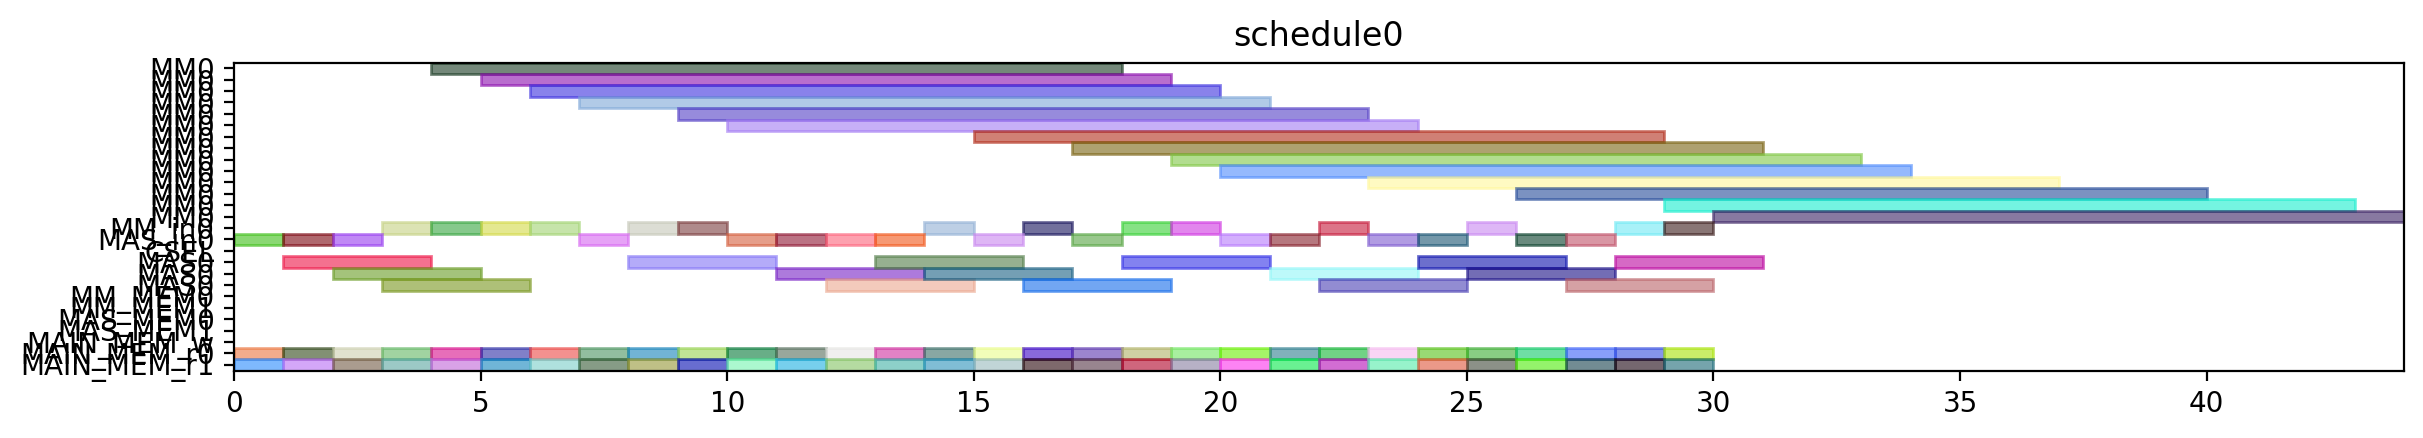

Reproduce this figure in Python.
from pyschedule import Scenario, solvers, plotters, alt


def solve():
	horizon = 120
	S = Scenario("schedule0", horizon=horizon)

	# resource
	MM = S.Resources('MM', num=1, size=14)
	MM_in = S.Resources('MM_in', num=1)
	MAS_in = S.Resources('MAS_in', num=1)
	CSEL = S.Resource('CSEL')
	MAS = S.Resources('MAS', num=1, size=3, periods=range(1, horizon))
	MM_MEM = S.Resources('MM_MEM', num=2)
	MAS_MEM = S.Resources('MAS_MEM', num=2)
	MAIN_MEM_w = S.Resource('MAIN_MEM_w', size=1)
	MAIN_MEM_r = S.Resources('MAIN_MEM_r', num=2)

	# result of previous scheduling

	# new tasks
	t1_t0 = S.Task('t1_t0', length=14, delay_cost=1)
	t1_t0 += alt(MM)
	t1_t0_in = S.Task('t1_t0_in', length=1, delay_cost=1)
	t1_t0_in += alt(MM_in)
	S += t1_t0_in*MM_in[0]<=t1_t0*MM[0]
	t1_t0_mem0 = S.Task('t1_t0_mem0', length=1, delay_cost=1)
	t1_t0_mem0 += MAIN_MEM_r[0]
	S += t1_t0_mem0 <= t1_t0

	t1_t0_mem1 = S.Task('t1_t0_mem1', length=1, delay_cost=1)
	t1_t0_mem1 += MAIN_MEM_r[1]
	S += t1_t0_mem1 <= t1_t0

	t1_t1 = S.Task('t1_t1', length=14, delay_cost=1)
	t1_t1 += alt(MM)
	t1_t1_in = S.Task('t1_t1_in', length=1, delay_cost=1)
	t1_t1_in += alt(MM_in)
	S += t1_t1_in*MM_in[0]<=t1_t1*MM[0]
	t1_t1_mem0 = S.Task('t1_t1_mem0', length=1, delay_cost=1)
	t1_t1_mem0 += MAIN_MEM_r[0]
	S += t1_t1_mem0 <= t1_t1

	t1_t1_mem1 = S.Task('t1_t1_mem1', length=1, delay_cost=1)
	t1_t1_mem1 += MAIN_MEM_r[1]
	S += t1_t1_mem1 <= t1_t1

	t1_t2 = S.Task('t1_t2', length=3, delay_cost=1)
	t1_t2 += alt(MAS)
	t1_t2_in = S.Task('t1_t2_in', length=1, delay_cost=1)
	t1_t2_in += alt(MAS_in)
	S += t1_t2_in*MAS_in[0]<=t1_t2*MAS[0]

	t1_t2_mem0 = S.Task('t1_t2_mem0', length=1, delay_cost=1)
	t1_t2_mem0 += MAIN_MEM_r[0]
	S += t1_t2_mem0 <= t1_t2

	t1_t2_mem1 = S.Task('t1_t2_mem1', length=1, delay_cost=1)
	t1_t2_mem1 += MAIN_MEM_r[1]
	S += t1_t2_mem1 <= t1_t2

	t1_t3 = S.Task('t1_t3', length=3, delay_cost=1)
	t1_t3 += alt(MAS)
	t1_t3_in = S.Task('t1_t3_in', length=1, delay_cost=1)
	t1_t3_in += alt(MAS_in)
	S += t1_t3_in*MAS_in[0]<=t1_t3*MAS[0]

	t1_t3_mem0 = S.Task('t1_t3_mem0', length=1, delay_cost=1)
	t1_t3_mem0 += MAIN_MEM_r[0]
	S += t1_t3_mem0 <= t1_t3

	t1_t3_mem1 = S.Task('t1_t3_mem1', length=1, delay_cost=1)
	t1_t3_mem1 += MAIN_MEM_r[1]
	S += t1_t3_mem1 <= t1_t3

	t2_t0 = S.Task('t2_t0', length=14, delay_cost=1)
	t2_t0 += alt(MM)
	t2_t0_in = S.Task('t2_t0_in', length=1, delay_cost=1)
	t2_t0_in += alt(MM_in)
	S += t2_t0_in*MM_in[0]<=t2_t0*MM[0]
	t2_t0_mem0 = S.Task('t2_t0_mem0', length=1, delay_cost=1)
	t2_t0_mem0 += MAIN_MEM_r[0]
	S += t2_t0_mem0 <= t2_t0

	t2_t0_mem1 = S.Task('t2_t0_mem1', length=1, delay_cost=1)
	t2_t0_mem1 += MAIN_MEM_r[1]
	S += t2_t0_mem1 <= t2_t0

	t2_t1 = S.Task('t2_t1', length=14, delay_cost=1)
	t2_t1 += alt(MM)
	t2_t1_in = S.Task('t2_t1_in', length=1, delay_cost=1)
	t2_t1_in += alt(MM_in)
	S += t2_t1_in*MM_in[0]<=t2_t1*MM[0]
	t2_t1_mem0 = S.Task('t2_t1_mem0', length=1, delay_cost=1)
	t2_t1_mem0 += MAIN_MEM_r[0]
	S += t2_t1_mem0 <= t2_t1

	t2_t1_mem1 = S.Task('t2_t1_mem1', length=1, delay_cost=1)
	t2_t1_mem1 += MAIN_MEM_r[1]
	S += t2_t1_mem1 <= t2_t1

	t2_t2 = S.Task('t2_t2', length=3, delay_cost=1)
	t2_t2 += alt(MAS)
	t2_t2_in = S.Task('t2_t2_in', length=1, delay_cost=1)
	t2_t2_in += alt(MAS_in)
	S += t2_t2_in*MAS_in[0]<=t2_t2*MAS[0]

	t2_t2_mem0 = S.Task('t2_t2_mem0', length=1, delay_cost=1)
	t2_t2_mem0 += MAIN_MEM_r[0]
	S += t2_t2_mem0 <= t2_t2

	t2_t2_mem1 = S.Task('t2_t2_mem1', length=1, delay_cost=1)
	t2_t2_mem1 += MAIN_MEM_r[1]
	S += t2_t2_mem1 <= t2_t2

	t2_t3 = S.Task('t2_t3', length=3, delay_cost=1)
	t2_t3 += alt(MAS)
	t2_t3_in = S.Task('t2_t3_in', length=1, delay_cost=1)
	t2_t3_in += alt(MAS_in)
	S += t2_t3_in*MAS_in[0]<=t2_t3*MAS[0]

	t2_t3_mem0 = S.Task('t2_t3_mem0', length=1, delay_cost=1)
	t2_t3_mem0 += MAIN_MEM_r[0]
	S += t2_t3_mem0 <= t2_t3

	t2_t3_mem1 = S.Task('t2_t3_mem1', length=1, delay_cost=1)
	t2_t3_mem1 += MAIN_MEM_r[1]
	S += t2_t3_mem1 <= t2_t3

	t0_t0 = S.Task('t0_t0', length=14, delay_cost=1)
	t0_t0 += alt(MM)
	t0_t0_in = S.Task('t0_t0_in', length=1, delay_cost=1)
	t0_t0_in += alt(MM_in)
	S += t0_t0_in*MM_in[0]<=t0_t0*MM[0]
	t0_t0_mem0 = S.Task('t0_t0_mem0', length=1, delay_cost=1)
	t0_t0_mem0 += MAIN_MEM_r[0]
	S += t0_t0_mem0 <= t0_t0

	t0_t0_mem1 = S.Task('t0_t0_mem1', length=1, delay_cost=1)
	t0_t0_mem1 += MAIN_MEM_r[1]
	S += t0_t0_mem1 <= t0_t0

	t0_t1 = S.Task('t0_t1', length=14, delay_cost=1)
	t0_t1 += alt(MM)
	t0_t1_in = S.Task('t0_t1_in', length=1, delay_cost=1)
	t0_t1_in += alt(MM_in)
	S += t0_t1_in*MM_in[0]<=t0_t1*MM[0]
	t0_t1_mem0 = S.Task('t0_t1_mem0', length=1, delay_cost=1)
	t0_t1_mem0 += MAIN_MEM_r[0]
	S += t0_t1_mem0 <= t0_t1

	t0_t1_mem1 = S.Task('t0_t1_mem1', length=1, delay_cost=1)
	t0_t1_mem1 += MAIN_MEM_r[1]
	S += t0_t1_mem1 <= t0_t1

	t0_t2 = S.Task('t0_t2', length=3, delay_cost=1)
	t0_t2 += alt(MAS)
	t0_t2_in = S.Task('t0_t2_in', length=1, delay_cost=1)
	t0_t2_in += alt(MAS_in)
	S += t0_t2_in*MAS_in[0]<=t0_t2*MAS[0]

	t0_t2_mem0 = S.Task('t0_t2_mem0', length=1, delay_cost=1)
	t0_t2_mem0 += MAIN_MEM_r[0]
	S += t0_t2_mem0 <= t0_t2

	t0_t2_mem1 = S.Task('t0_t2_mem1', length=1, delay_cost=1)
	t0_t2_mem1 += MAIN_MEM_r[1]
	S += t0_t2_mem1 <= t0_t2

	t0_t3 = S.Task('t0_t3', length=3, delay_cost=1)
	t0_t3 += alt(MAS)
	t0_t3_in = S.Task('t0_t3_in', length=1, delay_cost=1)
	t0_t3_in += alt(MAS_in)
	S += t0_t3_in*MAS_in[0]<=t0_t3*MAS[0]

	t0_t3_mem0 = S.Task('t0_t3_mem0', length=1, delay_cost=1)
	t0_t3_mem0 += MAIN_MEM_r[0]
	S += t0_t3_mem0 <= t0_t3

	t0_t3_mem1 = S.Task('t0_t3_mem1', length=1, delay_cost=1)
	t0_t3_mem1 += MAIN_MEM_r[1]
	S += t0_t3_mem1 <= t0_t3

	t4_t0_t0 = S.Task('t4_t0_t0', length=14, delay_cost=1)
	t4_t0_t0 += alt(MM)
	t4_t0_t0_in = S.Task('t4_t0_t0_in', length=1, delay_cost=1)
	t4_t0_t0_in += alt(MM_in)
	S += t4_t0_t0_in*MM_in[0]<=t4_t0_t0*MM[0]
	t4_t0_t0_mem0 = S.Task('t4_t0_t0_mem0', length=1, delay_cost=1)
	t4_t0_t0_mem0 += MAIN_MEM_r[0]
	S += t4_t0_t0_mem0 <= t4_t0_t0

	t4_t0_t0_mem1 = S.Task('t4_t0_t0_mem1', length=1, delay_cost=1)
	t4_t0_t0_mem1 += MAIN_MEM_r[1]
	S += t4_t0_t0_mem1 <= t4_t0_t0

	t4_t0_t1 = S.Task('t4_t0_t1', length=14, delay_cost=1)
	t4_t0_t1 += alt(MM)
	t4_t0_t1_in = S.Task('t4_t0_t1_in', length=1, delay_cost=1)
	t4_t0_t1_in += alt(MM_in)
	S += t4_t0_t1_in*MM_in[0]<=t4_t0_t1*MM[0]
	t4_t0_t1_mem0 = S.Task('t4_t0_t1_mem0', length=1, delay_cost=1)
	t4_t0_t1_mem0 += MAIN_MEM_r[0]
	S += t4_t0_t1_mem0 <= t4_t0_t1

	t4_t0_t1_mem1 = S.Task('t4_t0_t1_mem1', length=1, delay_cost=1)
	t4_t0_t1_mem1 += MAIN_MEM_r[1]
	S += t4_t0_t1_mem1 <= t4_t0_t1

	t4_t0_t2 = S.Task('t4_t0_t2', length=3, delay_cost=1)
	t4_t0_t2 += alt(MAS)
	t4_t0_t2_in = S.Task('t4_t0_t2_in', length=1, delay_cost=1)
	t4_t0_t2_in += alt(MAS_in)
	S += t4_t0_t2_in*MAS_in[0]<=t4_t0_t2*MAS[0]

	t4_t0_t2_mem0 = S.Task('t4_t0_t2_mem0', length=1, delay_cost=1)
	t4_t0_t2_mem0 += MAIN_MEM_r[0]
	S += t4_t0_t2_mem0 <= t4_t0_t2

	t4_t0_t2_mem1 = S.Task('t4_t0_t2_mem1', length=1, delay_cost=1)
	t4_t0_t2_mem1 += MAIN_MEM_r[1]
	S += t4_t0_t2_mem1 <= t4_t0_t2

	t4_t0_t3 = S.Task('t4_t0_t3', length=3, delay_cost=1)
	t4_t0_t3 += alt(MAS)
	t4_t0_t3_in = S.Task('t4_t0_t3_in', length=1, delay_cost=1)
	t4_t0_t3_in += alt(MAS_in)
	S += t4_t0_t3_in*MAS_in[0]<=t4_t0_t3*MAS[0]

	t4_t0_t3_mem0 = S.Task('t4_t0_t3_mem0', length=1, delay_cost=1)
	t4_t0_t3_mem0 += MAIN_MEM_r[0]
	S += t4_t0_t3_mem0 <= t4_t0_t3

	t4_t0_t3_mem1 = S.Task('t4_t0_t3_mem1', length=1, delay_cost=1)
	t4_t0_t3_mem1 += MAIN_MEM_r[1]
	S += t4_t0_t3_mem1 <= t4_t0_t3

	t4_t1_t0 = S.Task('t4_t1_t0', length=14, delay_cost=1)
	t4_t1_t0 += alt(MM)
	t4_t1_t0_in = S.Task('t4_t1_t0_in', length=1, delay_cost=1)
	t4_t1_t0_in += alt(MM_in)
	S += t4_t1_t0_in*MM_in[0]<=t4_t1_t0*MM[0]
	t4_t1_t0_mem0 = S.Task('t4_t1_t0_mem0', length=1, delay_cost=1)
	t4_t1_t0_mem0 += MAIN_MEM_r[0]
	S += t4_t1_t0_mem0 <= t4_t1_t0

	t4_t1_t0_mem1 = S.Task('t4_t1_t0_mem1', length=1, delay_cost=1)
	t4_t1_t0_mem1 += MAIN_MEM_r[1]
	S += t4_t1_t0_mem1 <= t4_t1_t0

	t4_t1_t1 = S.Task('t4_t1_t1', length=14, delay_cost=1)
	t4_t1_t1 += alt(MM)
	t4_t1_t1_in = S.Task('t4_t1_t1_in', length=1, delay_cost=1)
	t4_t1_t1_in += alt(MM_in)
	S += t4_t1_t1_in*MM_in[0]<=t4_t1_t1*MM[0]
	t4_t1_t1_mem0 = S.Task('t4_t1_t1_mem0', length=1, delay_cost=1)
	t4_t1_t1_mem0 += MAIN_MEM_r[0]
	S += t4_t1_t1_mem0 <= t4_t1_t1

	t4_t1_t1_mem1 = S.Task('t4_t1_t1_mem1', length=1, delay_cost=1)
	t4_t1_t1_mem1 += MAIN_MEM_r[1]
	S += t4_t1_t1_mem1 <= t4_t1_t1

	t4_t1_t2 = S.Task('t4_t1_t2', length=3, delay_cost=1)
	t4_t1_t2 += alt(MAS)
	t4_t1_t2_in = S.Task('t4_t1_t2_in', length=1, delay_cost=1)
	t4_t1_t2_in += alt(MAS_in)
	S += t4_t1_t2_in*MAS_in[0]<=t4_t1_t2*MAS[0]

	t4_t1_t2_mem0 = S.Task('t4_t1_t2_mem0', length=1, delay_cost=1)
	t4_t1_t2_mem0 += MAIN_MEM_r[0]
	S += t4_t1_t2_mem0 <= t4_t1_t2

	t4_t1_t2_mem1 = S.Task('t4_t1_t2_mem1', length=1, delay_cost=1)
	t4_t1_t2_mem1 += MAIN_MEM_r[1]
	S += t4_t1_t2_mem1 <= t4_t1_t2

	t4_t1_t3 = S.Task('t4_t1_t3', length=3, delay_cost=1)
	t4_t1_t3 += alt(MAS)
	t4_t1_t3_in = S.Task('t4_t1_t3_in', length=1, delay_cost=1)
	t4_t1_t3_in += alt(MAS_in)
	S += t4_t1_t3_in*MAS_in[0]<=t4_t1_t3*MAS[0]

	t4_t1_t3_mem0 = S.Task('t4_t1_t3_mem0', length=1, delay_cost=1)
	t4_t1_t3_mem0 += MAIN_MEM_r[0]
	S += t4_t1_t3_mem0 <= t4_t1_t3

	t4_t1_t3_mem1 = S.Task('t4_t1_t3_mem1', length=1, delay_cost=1)
	t4_t1_t3_mem1 += MAIN_MEM_r[1]
	S += t4_t1_t3_mem1 <= t4_t1_t3

	t4_t2_t0 = S.Task('t4_t2_t0', length=14, delay_cost=1)
	t4_t2_t0 += alt(MM)
	t4_t2_t0_in = S.Task('t4_t2_t0_in', length=1, delay_cost=1)
	t4_t2_t0_in += alt(MM_in)
	S += t4_t2_t0_in*MM_in[0]<=t4_t2_t0*MM[0]
	t4_t2_t0_mem0 = S.Task('t4_t2_t0_mem0', length=1, delay_cost=1)
	t4_t2_t0_mem0 += MAIN_MEM_r[0]
	S += t4_t2_t0_mem0 <= t4_t2_t0

	t4_t2_t0_mem1 = S.Task('t4_t2_t0_mem1', length=1, delay_cost=1)
	t4_t2_t0_mem1 += MAIN_MEM_r[1]
	S += t4_t2_t0_mem1 <= t4_t2_t0

	t4_t2_t1 = S.Task('t4_t2_t1', length=14, delay_cost=1)
	t4_t2_t1 += alt(MM)
	t4_t2_t1_in = S.Task('t4_t2_t1_in', length=1, delay_cost=1)
	t4_t2_t1_in += alt(MM_in)
	S += t4_t2_t1_in*MM_in[0]<=t4_t2_t1*MM[0]
	t4_t2_t1_mem0 = S.Task('t4_t2_t1_mem0', length=1, delay_cost=1)
	t4_t2_t1_mem0 += MAIN_MEM_r[0]
	S += t4_t2_t1_mem0 <= t4_t2_t1

	t4_t2_t1_mem1 = S.Task('t4_t2_t1_mem1', length=1, delay_cost=1)
	t4_t2_t1_mem1 += MAIN_MEM_r[1]
	S += t4_t2_t1_mem1 <= t4_t2_t1

	t4_t2_t2 = S.Task('t4_t2_t2', length=3, delay_cost=1)
	t4_t2_t2 += alt(MAS)
	t4_t2_t2_in = S.Task('t4_t2_t2_in', length=1, delay_cost=1)
	t4_t2_t2_in += alt(MAS_in)
	S += t4_t2_t2_in*MAS_in[0]<=t4_t2_t2*MAS[0]

	t4_t2_t2_mem0 = S.Task('t4_t2_t2_mem0', length=1, delay_cost=1)
	t4_t2_t2_mem0 += MAIN_MEM_r[0]
	S += t4_t2_t2_mem0 <= t4_t2_t2

	t4_t2_t2_mem1 = S.Task('t4_t2_t2_mem1', length=1, delay_cost=1)
	t4_t2_t2_mem1 += MAIN_MEM_r[1]
	S += t4_t2_t2_mem1 <= t4_t2_t2

	t4_t2_t3 = S.Task('t4_t2_t3', length=3, delay_cost=1)
	t4_t2_t3 += alt(MAS)
	t4_t2_t3_in = S.Task('t4_t2_t3_in', length=1, delay_cost=1)
	t4_t2_t3_in += alt(MAS_in)
	S += t4_t2_t3_in*MAS_in[0]<=t4_t2_t3*MAS[0]

	t4_t2_t3_mem0 = S.Task('t4_t2_t3_mem0', length=1, delay_cost=1)
	t4_t2_t3_mem0 += MAIN_MEM_r[0]
	S += t4_t2_t3_mem0 <= t4_t2_t3

	t4_t2_t3_mem1 = S.Task('t4_t2_t3_mem1', length=1, delay_cost=1)
	t4_t2_t3_mem1 += MAIN_MEM_r[1]
	S += t4_t2_t3_mem1 <= t4_t2_t3

	t4_t40 = S.Task('t4_t40', length=3, delay_cost=1)
	t4_t40 += alt(MAS)
	t4_t40_in = S.Task('t4_t40_in', length=1, delay_cost=1)
	t4_t40_in += alt(MAS_in)
	S += t4_t40_in*MAS_in[0]<=t4_t40*MAS[0]

	t4_t40_mem0 = S.Task('t4_t40_mem0', length=1, delay_cost=1)
	t4_t40_mem0 += MAIN_MEM_r[0]
	S += t4_t40_mem0 <= t4_t40

	t4_t40_mem1 = S.Task('t4_t40_mem1', length=1, delay_cost=1)
	t4_t40_mem1 += MAIN_MEM_r[1]
	S += t4_t40_mem1 <= t4_t40

	t4_t41 = S.Task('t4_t41', length=3, delay_cost=1)
	t4_t41 += alt(MAS)
	t4_t41_in = S.Task('t4_t41_in', length=1, delay_cost=1)
	t4_t41_in += alt(MAS_in)
	S += t4_t41_in*MAS_in[0]<=t4_t41*MAS[0]

	t4_t41_mem0 = S.Task('t4_t41_mem0', length=1, delay_cost=1)
	t4_t41_mem0 += MAIN_MEM_r[0]
	S += t4_t41_mem0 <= t4_t41

	t4_t41_mem1 = S.Task('t4_t41_mem1', length=1, delay_cost=1)
	t4_t41_mem1 += MAIN_MEM_r[1]
	S += t4_t41_mem1 <= t4_t41

	t4_t50 = S.Task('t4_t50', length=3, delay_cost=1)
	t4_t50 += alt(MAS)
	t4_t50_in = S.Task('t4_t50_in', length=1, delay_cost=1)
	t4_t50_in += alt(MAS_in)
	S += t4_t50_in*MAS_in[0]<=t4_t50*MAS[0]

	t4_t50_mem0 = S.Task('t4_t50_mem0', length=1, delay_cost=1)
	t4_t50_mem0 += MAIN_MEM_r[0]
	S += t4_t50_mem0 <= t4_t50

	t4_t50_mem1 = S.Task('t4_t50_mem1', length=1, delay_cost=1)
	t4_t50_mem1 += MAIN_MEM_r[1]
	S += t4_t50_mem1 <= t4_t50

	t4_t51 = S.Task('t4_t51', length=3, delay_cost=1)
	t4_t51 += alt(MAS)
	t4_t51_in = S.Task('t4_t51_in', length=1, delay_cost=1)
	t4_t51_in += alt(MAS_in)
	S += t4_t51_in*MAS_in[0]<=t4_t51*MAS[0]

	t4_t51_mem0 = S.Task('t4_t51_mem0', length=1, delay_cost=1)
	t4_t51_mem0 += MAIN_MEM_r[0]
	S += t4_t51_mem0 <= t4_t51

	t4_t51_mem1 = S.Task('t4_t51_mem1', length=1, delay_cost=1)
	t4_t51_mem1 += MAIN_MEM_r[1]
	S += t4_t51_mem1 <= t4_t51

	t4_t8_t0 = S.Task('t4_t8_t0', length=14, delay_cost=1)
	t4_t8_t0 += alt(MM)
	t4_t8_t0_in = S.Task('t4_t8_t0_in', length=1, delay_cost=1)
	t4_t8_t0_in += alt(MM_in)
	S += t4_t8_t0_in*MM_in[0]<=t4_t8_t0*MM[0]
	t4_t8_t0_mem0 = S.Task('t4_t8_t0_mem0', length=1, delay_cost=1)
	t4_t8_t0_mem0 += MAIN_MEM_r[0]
	S += t4_t8_t0_mem0 <= t4_t8_t0

	t4_t8_t0_mem1 = S.Task('t4_t8_t0_mem1', length=1, delay_cost=1)
	t4_t8_t0_mem1 += MAIN_MEM_r[1]
	S += t4_t8_t0_mem1 <= t4_t8_t0

	t4_t8_t1 = S.Task('t4_t8_t1', length=14, delay_cost=1)
	t4_t8_t1 += alt(MM)
	t4_t8_t1_in = S.Task('t4_t8_t1_in', length=1, delay_cost=1)
	t4_t8_t1_in += alt(MM_in)
	S += t4_t8_t1_in*MM_in[0]<=t4_t8_t1*MM[0]
	t4_t8_t1_mem0 = S.Task('t4_t8_t1_mem0', length=1, delay_cost=1)
	t4_t8_t1_mem0 += MAIN_MEM_r[0]
	S += t4_t8_t1_mem0 <= t4_t8_t1

	t4_t8_t1_mem1 = S.Task('t4_t8_t1_mem1', length=1, delay_cost=1)
	t4_t8_t1_mem1 += MAIN_MEM_r[1]
	S += t4_t8_t1_mem1 <= t4_t8_t1

	solvers.mip.solve(S,msg=1,kind='CPLEX',ratio_gap=1.01)

	solution = [['hoge']*len(S.solution()[1]) for i in range(len(S.solution()))]
	for i in range(len(S.solution())):
		for j in range(len(S.solution()[i])):
			solution[i][j]=str(S.solution()[i][j])
	print(solution)

	cycles = int(solution[-1][3])

	pic_file_name = "/mnt/rose/usr1/fukuda/ABE/multiRAM_multiMAS_16mux/scheduling_result/stage14MM1_stage3MAS1/SPARSE/schedule0.png"
	if(S.solution() != []):
		plotters.matplotlib.plot(S,img_filename=pic_file_name, show_task_labels=False, fig_size=(cycles*0.25+3, 2))

	return solution
